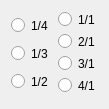
   <widget class="QWidget" name="layoutWidget">
    <property name="geometry">
     <rect>
      <x>760</x>
      <y>570</y>
      <width>109</width>
      <height>109</height>
     </rect>
    </property>
    <layout class="QHBoxLayout" name="horizontalLayout_11">
     <item>
      <layout class="QVBoxLayout" name="verticalLayout">
       <item>
        <widget class="QRadioButton" name="quartre">
         <property name="cursor">
          <cursorShape>PointingHandCursor</cursorShape>
         </property>
         <property name="styleSheet">
          <string notr="true">color: rgb(0, 0, 0);
font: 600 9pt &quot;Sitka Text Semibold&quot;;
border-radius: 7px;
box-shadow: 5px 10px 10px rgba(0, 0, 0, 0.5);</string>
         </property>
         <property name="text">
          <string>1/4</string>
         </property>
        </widget>
       </item>
       <item>
        <widget class="QRadioButton" name="third">
         <property name="cursor">
          <cursorShape>PointingHandCursor</cursorShape>
         </property>
         <property name="styleSheet">
          <string notr="true">color: rgb(0, 0, 0);
font: 600 9pt &quot;Sitka Text Semibold&quot;;
border-radius: 7px;
box-shadow: 5px 10px 10px rgba(0, 0, 0, 0.5);</string>
         </property>
         <property name="text">
          <string>1/3</string>
         </property>
        </widget>
       </item>
       <item>
        <widget class="QRadioButton" name="half">
         <property name="cursor">
          <cursorShape>PointingHandCursor</cursorShape>
         </property>
         <property name="styleSheet">
          <string notr="true">color: rgb(0, 0, 0);
font: 600 9pt &quot;Sitka Text Semibold&quot;;
border-radius: 7px;
box-shadow: 5px 10px 10px rgba(0, 0, 0, 0.5);</string>
         </property>
         <property name="text">
          <string>1/2</string>
         </property>
        </widget>
       </item>
      </layout>
     </item>
     <item>
      <layout class="QVBoxLayout" name="verticalLayout_2">
       <item>
        <widget class="QRadioButton" name="one">
         <property name="cursor">
          <cursorShape>PointingHandCursor</cursorShape>
         </property>
         <property name="styleSheet">
          <string notr="true">color: rgb(0, 0, 0);
font: 600 9pt &quot;Sitka Text Semibold&quot;;
border-radius: 7px;
box-shadow: 5px 10px 10px rgba(0, 0, 0, 0.5);</string>
         </property>
         <property name="text">
          <string>1/1</string>
         </property>
        </widget>
       </item>
       <item>
        <widget class="QRadioButton" name="two">
         <property name="cursor">
          <cursorShape>PointingHandCursor</cursorShape>
         </property>
         <property name="styleSheet">
          <string notr="true">color: rgb(0, 0, 0);
font: 600 9pt &quot;Sitka Text Semibold&quot;;
border-radius: 7px;
box-shadow: 5px 10px 10px rgba(0, 0, 0, 0.5);</string>
         </property>
         <property name="text">
          <string>2/1</string>
         </property>
        </widget>
       </item>
       <item>
        <widget class="QRadioButton" name="three">
         <property name="cursor">
          <cursorShape>PointingHandCursor</cursorShape>
         </property>
         <property name="styleSheet">
          <string notr="true">color: rgb(0, 0, 0);
font: 600 9pt &quot;Sitka Text Semibold&quot;;
border-radius: 7px;
box-shadow: 5px 10px 10px rgba(0, 0, 0, 0.5);</string>
         </property>
         <property name="text">
          <string>3/1</string>
         </property>
        </widget>
       </item>
       <item>
        <widget class="QRadioButton" name="four">
         <property name="cursor">
          <cursorShape>PointingHandCursor</cursorShape>
         </property>
         <property name="styleSheet">
          <string notr="true">color: rgb(0, 0, 0);
font: 600 9pt &quot;Sitka Text Semibold&quot;;
border-radius: 7px;
box-shadow: 5px 10px 10px rgba(0, 0, 0, 0.5);</string>
         </property>
         <property name="text">
          <string>4/1</string>
         </property>
        </widget>
       </item>
      </layout>
     </item>
    </layout>
   </widget>
